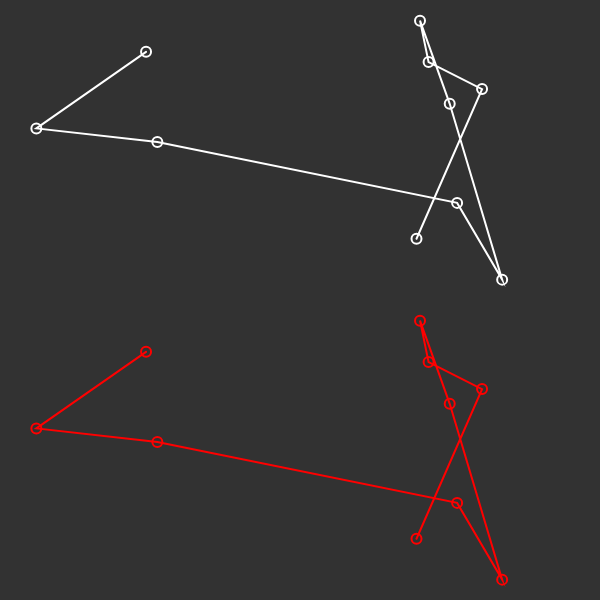
Frame 1 (no input)
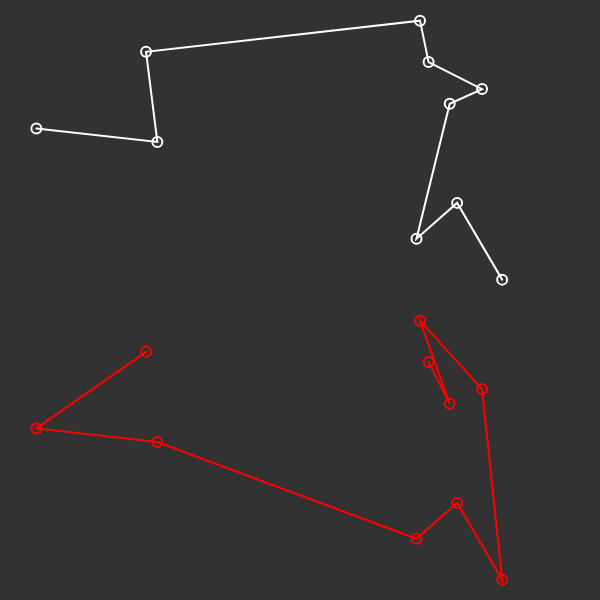
Frame 60 (no input)
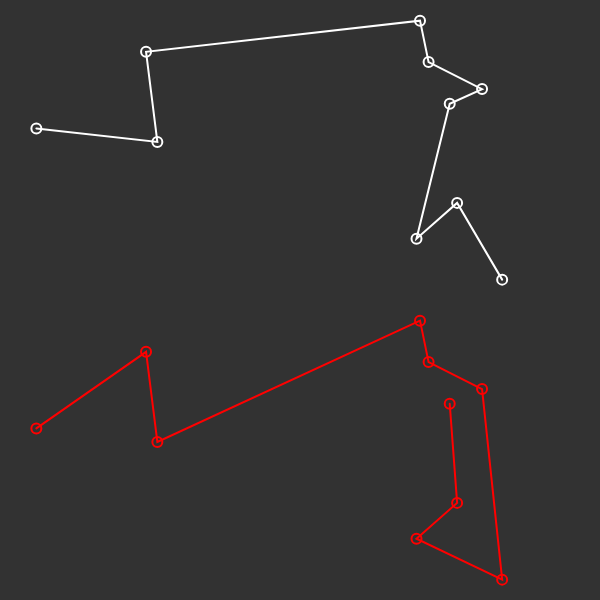
Frame 120 (the mouse pressed at the canvas centre since frame 60)

The p5.js sketch that drew these frames (run headless with seeded random() and noise() and a simulated clock; from frame 60 on, the mouse is pressed at the canvas centre):

// p5.js sketch
// ── sketch.js
let cities = [];
let totalCities = 10;
let populationSize = 500;
let population = [];
let fitness = [];
let recordDist = Infinity;
let bestOrder;
let currentOrder;

function setup() {
  createCanvas(600, 600);
  let order = [];
  for (let i = 0; i < totalCities; i++) {
    let rVector = createVector(random(width), random(height / 2));
    cities[i] = rVector;
    order[i] = i;
  }
  for (let i = 0; i < populationSize; i++) {
    population[i] = shuffle(order);
  }
}

function draw() {
  background(50);
  // genetic algorithm
  calcFitness();
  normalizeFitness();
  nextGeneration();
  stroke(255);
  strokeWeight(2);
  noFill();
  beginShape();
  for (let i = 0; i < bestOrder.length; i++) {
    let n = bestOrder[i];
    vertex(cities[n].x, cities[n].y);
    ellipse(cities[i].x, cities[i].y, 10, 10);
  }
  endShape();

  translate(0, height / 2);
  stroke(255, 0, 0);
  strokeWeight(2);
  noFill();
  beginShape();
  for (let i = 0; i < currentOrder.length; i++) {
    let n = currentOrder[i];
    vertex(cities[n].x, cities[n].y);
    ellipse(cities[i].x, cities[i].y, 10, 10);
  }
  endShape();
}

function swap(a, i, j) {
  let temp = a[i];
  a[i] = a[j];
  a[j] = temp;
}

function calcDist(points, order) {
  let sum = 0;
  for (let i = 0; i < order.length - 1; i++) {
    let cityAIndex = order[i];
    let cityA = points[cityAIndex];
    let cityBIndex = order[i + 1];
    let cityB = points[cityBIndex];
    let d = dist(cityA.x, cityA.y, cityB.x, cityB.y);
    sum += d;
  }
  return sum;
}

// ── geneticAlgorithm.js
function calcFitness() {
  let currentRecord = Infinity;
  for (let i = 0; i < population.length; i++) {
    let d = calcDist(cities, population[i]);
    if (d < recordDist) {
      recordDist = d;
      bestOrder = population[i];
    }
    if (d < currentRecord) {
      currentRecord = d;
      currentOrder = population[i];
    }
    fitness[i] = 1 / (d + 1);
  }
}

function normalizeFitness() {
  let sum = 0;
  for (let i = 0; i < fitness.length; i++) {
    sum += fitness[i];
  }
  for (let i = 0; i < fitness.length; i++) {
    fitness[i] = fitness[i] / sum;
  }
}

function nextGeneration() {
  let newPopulation = [];
  for (let i = 0; i < population.length; i++) {
    let orderA = pickOne(population, fitness);
    let orderB = pickOne(population, fitness);
    let order = crossOver(orderA, orderB);
    mutate(order, 0.01);
    newPopulation[i] = order;
  }
  population = newPopulation;
}

function pickOne(list, prob) {
  let index = 0;
  let r = random(1);
  while (r > 0) {
    r = r - prob[index];
    index++;
  }
  index--;
  return list[index].slice();
}

function crossOver(orderA, orderB) {
  let start = floor(random(orderA.length));
  let end = floor(random(start + 1, orderA.length));
  let newOrder = orderA.slice(start, end);
  for (let i = 0; i < orderB.length; i++) {
    let city = orderB[i];
    if (!newOrder.includes(city)) {
      newOrder.push(city);
    }
  }
  return newOrder;
}

function mutate(order, mutationRate) {
  for (let i = 0; i < totalCities; i++) {
    if (random(1) < mutationRate) {
      let indexA = floor(random(order.length));
      let indexB = (indexA + 1) % totalCities;
      swap(order, indexA, indexB);
    }
  }
}
